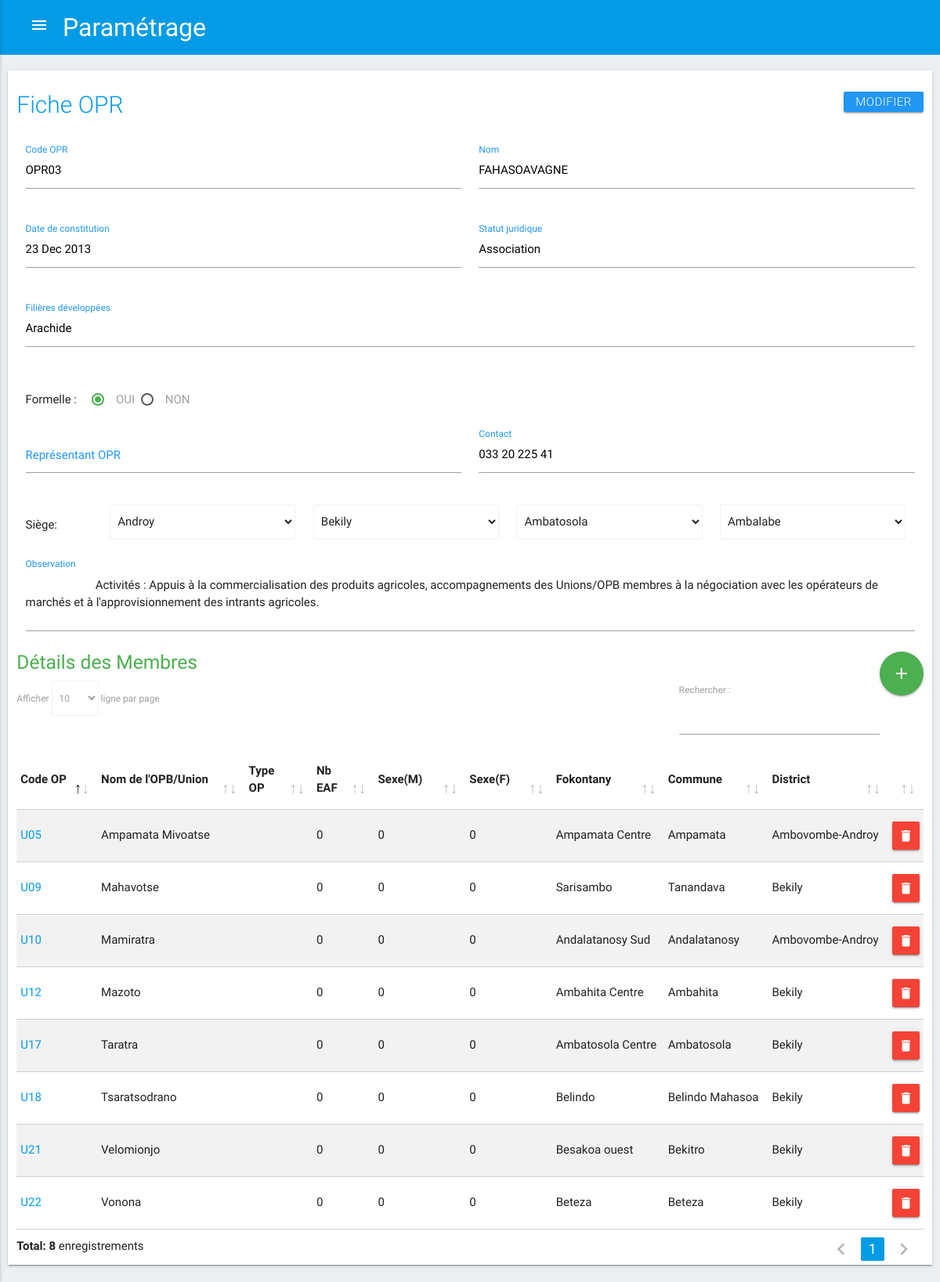
/c_parametre/fiche_op/opr/6, run on the app's committed database.
### tables this page shows
CREATE TABLE `opr` (
  `ID_OPR` int(11) NOT NULL,
  `ID_OPF` int(11) DEFAULT NULL,
  `ID_FOKONTANY` int(11) NOT NULL,
  `CODE_OPR` varchar(20) DEFAULT NULL,
  `NOM_OPR` varchar(50) DEFAULT NULL,
  `DATE_CREATION` date DEFAULT NULL,
  `STATUT` varchar(50) DEFAULT NULL,
  `FORMELLE` tinyint(1) DEFAULT NULL,
  `ID_REPRESENTANT` int(11) DEFAULT NULL,
  `CONTACT` text,
  `OBSERVATION` varchar(255) DEFAULT NULL
);

### application/views/templates.php (called while the page is built, shortened)
<?php
	$this->load->view("templates/header");
	$this->load->view($contents);

### application/controllers/C_parametre.php (called while the page is built, shortened)
<?php
	class C_parametre extends CI_Controller {
        public function fiche_op($op,$id){
            $this->load->model('M_op');
            $data['titre'] = 'Paramétrage';
            $data['contents'] = 'fiche_op';
            if(isset($op) && isset($id)) {
                $data['op'] = $op;
                $column='ID_'.$op.' ID_OP, CODE_'.$op.' CODE_OP, NOM_'.$op.' NOM_OP, NOM_REGION, NOM_DISTRICT, NOM_COMMUNE, NOM_FOKONTANY, DATE_CREATION, STATUT, FORMELLE, NOM_MENAGE,CONTACT, OBSERVATION';
                $data['ficheOp'] = $this->M_op->getOpById($op,$id,$column);
                $data['filieres'] = $this->M_op->getOpFiliere($id,$op);
                if($op=='opr') $data['membres'] = $this->M_op->getOprMembres($id);
                $this->load->view('templates', $data);
            }
        }
	}

### index.php (called while the page is built, shortened)
<?php
require_once BASEPATH.'core/CodeIgniter.php';

### application/models/M_op.php (called while the page is built, shortened)
<?php
	class M_op extends CI_Model {
        public function getOp($op,$column){
            $table = $op;
            $this->db->select($column);
            $this->db->from($table);
            $this->db->join('zone_intervention', 'zone_intervention.id_fokontany = '.$table.'.id_fokontany','left');
            $this->db->join('menages', 'menages.id_menage = '.$table.'.id_representant','left');
            $query = $this->db->get();
            return $query->result();
        }
        public function getOpById($op,$id,$column){
            $array = $this->getOp($op,$column);
            foreach ($array as $ligne){
                if($ligne->ID_OP == $id) return $ligne;
            }
            return null;
        }
        public function getOpFiliere($id,$op){
            $this->db->select('GROUP_CONCAT( NOM_FILIERE SEPARATOR "," )  FILIERES');
            $this->db->from($op.'_filieres');
            $this->db->join('filieres','filieres.ID_FILIERE = '.$op.'_filieres.ID_FILIERE','left');
            $this->db->where('ID_'.$op,$id);
            $this->db->group_by('ID_'.$op);
            $query = $this->db->get();
            return $query->row();
        }
        public function getOprMembres($idOpr){
            $this->db->select('opb.ID_OPB ID_OP,CODE_OPB CODE_OP,NOM_OPB NOM_OP,TYPE,NOM_FOKONTANY,NOM_COMMUNE,NOM_DISTRICT,NOM_REGION');
            $this->db->from('opr_opb');
            $this->db->join('opb', 'opb.ID_OPB = opr_opb.ID_OPB');
            $this->db->join('zone_intervention', 'zone_intervention.ID_FOKONTANY = opb.ID_FOKONTANY');
            $this->db->where('ID_OPR',$idOpr);
            $opb = $this->db->get_compiled_select();
            $this->db->select('ID_UNION ID_OP,CODE_UNION CODE_OP,NOM_UNION NOM_OP,TYPE,NOM_FOKONTANY,NOM_COMMUNE,NOM_DISTRICT,NOM_REGION');
            $this->db->from('tab_union');
            $this->db->join('zone_intervention', 'zone_intervention.ID_FOKONTANY = tab_union.ID_FOKONTANY');
            $this->db->where('ID_OPR',$idOpr);
            $union = $this->db->get_compiled_select();
            return $this->db->query($opb . ' UNION ' . $union)->result();
        }
        public function getOpbEafByIdOpb($idOpb){
            $query = $this->db->query('SELECT SEXE,menages.TYPE FROM opb_menages JOIN menages ON menages.ID_MENAGE = opb_menages.ID_MENAGE WHERE ID_OPB = '.$idOpb);
            return $query->result();
        }
        public function getUnionOpbByIdUnion($idUnion){
            $query = $this->db->query('SELECT ID_OPB FROM union_opb WHERE ID_UNION = '.$idUnion);
            return $query->result();
        }
	}

### application/helpers/model_helper.php (called while the page is built, shortened)
<?php
function getNbrEafUnionOpb($code,$id){
    $CI = get_instance();
    if($code[0]=='O'){
        return getNbrEafByIdOpb($id);
    }
    else{
        return getNbrEafByIdUnion($id);
    }
}
function getNbrEafByIdUnion($idUnion){
    $CI = get_instance();
    $array = $CI->M_op->getUnionOpbByIdUnion($idUnion);
    $n['nb'] = 0;
    $n['H'] = 0;
    $n['F'] = 0;
    foreach($array as $row) {
        $nbTemp = getNbrEafByIdOpb($row->ID_OPB);
        $n['nb'] += $nbTemp['nb'];
        $n['H'] += $nbTemp['H'];
        $n['F'] += $nbTemp['F'];
    }
    return $n;
}
function getNbrEafByIdOpb($idOpb){
    $CI = get_instance();
    $array = $CI->M_op->getOpbEafByIdOpb($idOpb);
    $n['nb'] = count($array);
    $n['H'] = 0;
    $n['F'] = 0;
    $n['eaf1'] = 0;
    $n['eaf2'] = 0;
    $n['eaf3'] = 0;
    return $n;
}

### application/views/fiche_op.php (the view, shortened to what this page needs)
<main>
    <div class="container1">
        <div class="row z-depth-1">
            <div class="col s12">
                <h2 class="header" style="margin-bottom: 30px;">Fiche <?php echo strtoupper($op)?> <a href="<?php echo base_url()?>c_parametre/edit_op/<?php echo $op.'/'.$ficheOp->ID_OP?>" class="waves-effect blue waves-light btn right">Modifier</a></h2>
                <div class="row">
                    <div class="input-field col s6">
                        <input readonly id="code_op" value="<?php echo $ficheOp->CODE_OP?>" type="text" class="black-text" >
                        <label class="blue-text" for="code_op">Code <?php echo strtoupper($op)?></label>
                    </div>
                    <div class="input-field col s6">
                        <input readonly id="nom_op" value="<?php echo $ficheOp->NOM_OP?>" type="text" class="black-text">
                        <label class="blue-text" for="nom_op">Nom</label>
                    </div>
                </div>
                <div class="row">
                    <div class="input-field col s6">
                        <label for="date_appui" class="blue-text">Date de constitution</label>
                        <input readonly id="date_appui" value="<?php echo date('d M Y',strtotime($ficheOp->DATE_CREATION))?>" type="text" class="black-text">
                    </div>
                    <div class="input-field col s6">
                        <label for="statut" class="blue-text">Statut juridique</label>
                        <input readonly value="<?php echo $ficheOp->STATUT?>" id="statut" type="text" class="black-text">
                    </div>
                </div>
                <div class="row">
                    <div class="input-field col s12">
                        <label for="filiere" class="blue-text">Filières développées</label>
                        <input readonly value="<?php echo $filieres->FILIERES?>"id="filiere" type="text" class="black-text">
                    </div>
                </div>
                <div class="row">
                    <div class="input-field col s12">
                        Formelle :
                        <label class="grey-text" style="top: 0" for="oui">OUI</label>
                        <label class="grey-text" style="top: 0" for="non">NON</label>
                    </div>
                </div>
                <div class="row">
                    <div class="input-field col s6">
                        <input readonly value="<?php echo $ficheOp->NOM_MENAGE?>" id="representant_op" type="text" class="black-text">
                        <label class="blue-text" for="representant_op">Représentant <?php echo strtoupper($op)?></label>
                    </div>
                    <div class="input-field col s6">
                        <input readonly value="<?php echo $ficheOp->CONTACT?>"id="contact_op" type="text" class="black-text">
                        <label class="blue-text" for="contact_op">Contact</label>
                    </div>
                </div>
                <div class="row">
                    <span class="col input-field inline col s1">Siège:</span>
                    <div class="col s11">
                        <div class="input-field inline col s3 "  style="margin: 0">
                            <select class="browser-default" >
                                <option value="" disabled selected><?php echo $ficheOp->NOM_REGION?></option>
                            </select>
                        </div>
                        <div class="input-field inline col s3"  style="margin: 0">
                            <select class="browser-default">
                                <option value="" disabled selected><?php echo $ficheOp->NOM_DISTRICT?></option>
                            </select>
                        </div>
                        <div class="input-field inline col s3"  style="margin: 0">
                            <select class="browser-default">
                                <option value="" disabled selected><?php echo $ficheOp->NOM_COMMUNE?></option>
                            </select>
                        </div>
                        <div class="input-field inline col s3" style="margin: 0">
                            <select class="browser-default">
                                <option value="" disabled selected><?php echo $ficheOp->NOM_FOKONTANY?></option>
                            </select>
                        </div>
                    </div>
                </div>
                <div class="input-field col s12">
                    <textarea readonly id="observation" class="materialize-textarea">
                        <?php echo $ficheOp->OBSERVATION?>
                    </textarea>
                    <label class="blue-text" for="observation">Observation</label>
                </div>
                <h5 class="green-text" id="liste_membre">
                    Détails des Membres
                    <a href="<?php echo base_url();?>c_parametre/ajout_membre/<?php echo $op?>/<?php echo $ficheOp->ID_OP?>"  class="btn-floating btn-large right waves-effect waves-light green"><i class="material-icons">add</i></a>
                </h5>
                <?php if($op=='opr'){?>
                    <table id="liste" class="bordered striped">
                        <thead>
                        <tr>
                            <th width="10%">Code OP</th>
                            <th>Nom de l'OPB/Union</th>
                            <th>Type OP</th>
                            <th>Nb EAF</th>
                            <th>Sexe(M)</th>
                            <th>Sexe(F)</th>
                            <th>Fokontany</th>
                            <th>Commune</th>
                            <th>District</th>
                            <th></th>
                        </tr>
                        </thead>
                        <tbody>
                        <?php foreach($membres as $membre) { $nb = getNbrEafUnionOpb($membre->CODE_OP,$membre->ID_OP); ?>
                            <tr>
                                <td><a href="<?php echo base_url()?>c_parametre/fiche_op/<?php if($membre->CODE_OP[0]=='O') echo 'opb'; else echo 'union'?>/<?php echo $membre->ID_OP ?>"><?php echo $membre->CODE_OP ?></a></td>
                                <td><?php echo $membre->NOM_OP ?></td>
                                <td><?php echo $membre->TYPE ?></td>
                                <td><?php echo $nb['nb'] ?></td>
                                <td><?php echo $nb['H'] ?></td>
                                <td><?php echo $nb['F'] ?></td>
                                <td><?php echo $membre->NOM_FOKONTANY ?></td>
                                <td><?php echo $membre->NOM_COMMUNE ?></td>
                                <td><?php echo $membre->NOM_DISTRICT ?></td>
                                <td width="1%"><button class="waves-effect waves-light btn red" style="padding: 0 0.5rem"><i class="material-icons">delete</i></button></td>
                            </tr>
                        <?php } ?>
                        </tbody>
                    </table>
                <?php } ?>
            </div>
        </div>
    </div>
</main>

### assets/css/style.css (style rules this page uses)
body { background-color: #eceff1; }
.container1 { padding: 20px 10px 5px 10px ; }
header, main, footer { padding-left: 0px; }
.material-icons { font-family: 'Material Icons'; font-weight: normal; font-style: normal; font-size: 24px; line-height: 1; letter-spacing: normal; text-transform: none; display: inline-block; white-space: nowrap; word-wrap: normal; direction: ltr; -moz-font-feature-settings: 'liga'; -moz-osx-font-smoothing: grayscale; }
.header { color: #039be5; font-weight: 300; font-size: 2.0rem; }
.row { background-color: #ffffff; }
h2.header a.btn { height: 26px; line-height: 26px; padding: 0 1rem; }
.input-field label { color: #4caf50; }

### data on the page
opr: CODE_OPR "OPR03", NOM_OPR "FAHASOAVAGNE", DATE_CREATION "23 Dec 2013", STATUT "Association", CONTACT "033 20 225 41", OBSERVATION "Activités : Appuis à la commercialisation des produits agricoles, accompagnements des Unions/OPB membres à la négociation avec les opérateurs de marchés et à l'approvisionnement des intrants agricoles."

### other printed values
$titre "Paramétrage"
$op "OPR"
$membre->CODE_OP "U05"
$membre->NOM_OP "Ampamata Mivoatse"
$nb['nb'] "0"
$nb['H'] "0"
$nb['F'] "0"
$membre->NOM_FOKONTANY "Ampamata Centre"
$membre->NOM_COMMUNE "Ampamata"
$membre->NOM_DISTRICT "Ambovombe-Androy"
$membre->CODE_OP "U09"
$membre->NOM_OP "Mahavotse"
$membre->NOM_FOKONTANY "Sarisambo"
$membre->NOM_COMMUNE "Tanandava"
$membre->NOM_DISTRICT "Bekily"
